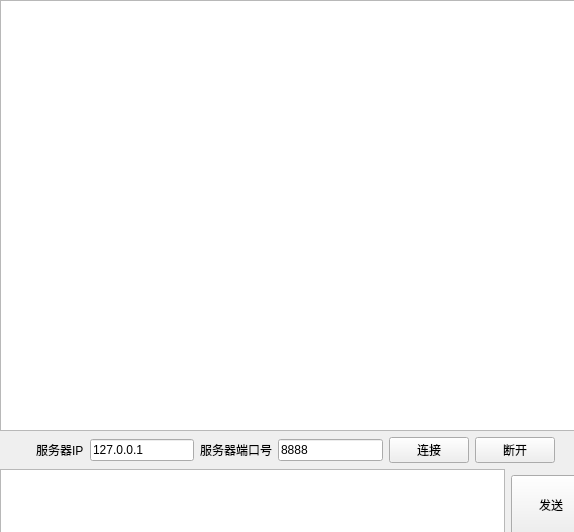
<?xml version="1.0" encoding="UTF-8"?>
<ui version="4.0">
 <class>Widget</class>
 <widget class="QWidget" name="Widget">
  <property name="geometry">
   <rect>
    <x>0</x>
    <y>0</y>
    <width>574</width>
    <height>532</height>
   </rect>
  </property>
  <property name="windowTitle">
   <string>houshiyuan_网络调试助手_客户端_13723024900@163.com</string>
  </property>
  <widget class="QWidget" name="layoutWidget">
   <property name="geometry">
    <rect>
     <x>0</x>
     <y>0</y>
     <width>591</width>
     <height>541</height>
    </rect>
   </property>
   <layout class="QVBoxLayout" name="verticalLayout" stretch="6,1,1">
    <item>
     <widget class="QTextEdit" name="textEdit_clientContent">
      <property name="minimumSize">
       <size>
        <width>200</width>
        <height>350</height>
       </size>
      </property>
     </widget>
    </item>
    <item>
     <layout class="QHBoxLayout" name="horizontalLayout">
      <item>
       <spacer name="horizontalSpacer">
        <property name="orientation">
         <enum>Qt::Orientation::Horizontal</enum>
        </property>
        <property name="sizeHint" stdset="0">
         <size>
          <width>40</width>
          <height>20</height>
         </size>
        </property>
       </spacer>
      </item>
      <item>
       <widget class="QLabel" name="label">
        <property name="text">
         <string>服务器IP</string>
        </property>
       </widget>
      </item>
      <item>
       <widget class="QLineEdit" name="lineEdit_clientIP">
        <property name="text">
         <string>127.0.0.1</string>
        </property>
       </widget>
      </item>
      <item>
       <widget class="QLabel" name="label_2">
        <property name="text">
         <string>服务器端口号</string>
        </property>
       </widget>
      </item>
      <item>
       <widget class="QLineEdit" name="lineEdit_clientPort">
        <property name="text">
         <string>8888</string>
        </property>
       </widget>
      </item>
      <item>
       <widget class="QPushButton" name="pushButton_connect">
        <property name="text">
         <string>连接</string>
        </property>
       </widget>
      </item>
      <item>
       <widget class="QPushButton" name="pushButton_lineOut">
        <property name="text">
         <string>断开</string>
        </property>
       </widget>
      </item>
      <item>
       <spacer name="horizontalSpacer_2">
        <property name="orientation">
         <enum>Qt::Orientation::Horizontal</enum>
        </property>
        <property name="sizeHint" stdset="0">
         <size>
          <width>40</width>
          <height>20</height>
         </size>
        </property>
       </spacer>
      </item>
     </layout>
    </item>
    <item>
     <layout class="QHBoxLayout" name="horizontalLayout_2">
      <item>
       <widget class="QTextEdit" name="textEdit_clientSend"/>
      </item>
      <item>
       <widget class="QPushButton" name="pushButton_send">
        <property name="minimumSize">
         <size>
          <width>0</width>
          <height>60</height>
         </size>
        </property>
        <property name="text">
         <string>发送</string>
        </property>
       </widget>
      </item>
     </layout>
    </item>
   </layout>
  </widget>
 </widget>
 <resources/>
 <connections/>
</ui>
